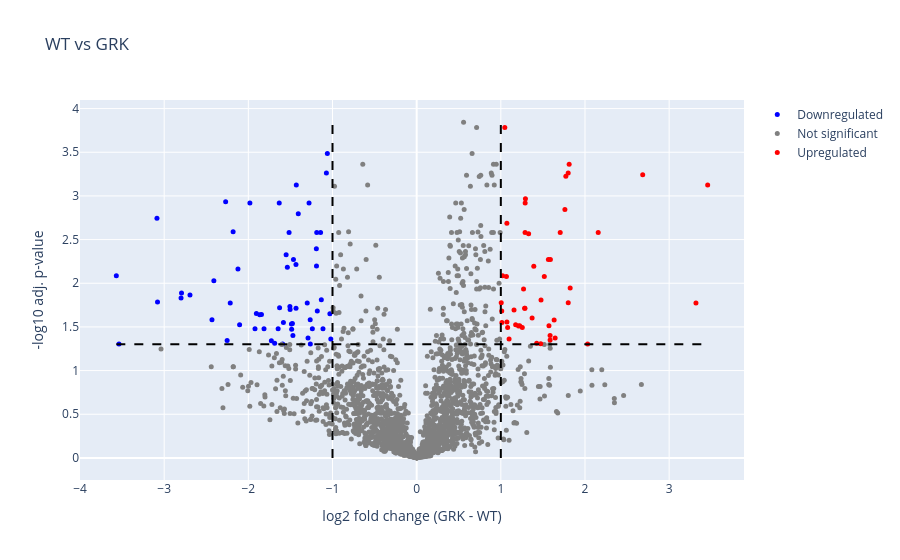

This figure's notebook cell:
### Code cell
fig = volcano_plot(volcano_data, "WT", "GRK")
fig.show()

### Figure 1 — Plotly figure (JSON) as saved in the notebook; plotly's stock layout.template omitted (floating-point values rounded to 4 significant figures; data arrays with more than 128 entries replaced by an {"elided": "..."} marker saying what was removed)
{"data": [{"hoverinfo": "text", "marker": {"color": "blue", "size": 5}, "mode": "markers", "name": "Downregulated", "text": ["E9PAV3 (5 sites)<br>E9PAV3~NACA_S2014_M1;E9PAV3~NACA_S2029_M1;E9PAV3~NACA_T2020_M1;E9PAV3~NACA_T2022_M1;E9PAV3~NACA_T202 ...", "O00291 (4 sites)<br>O00291~HIP1_S319_M1;O00291~HIP1_S320_M1;O00291~HIP1_S323_M1;O00291~HIP1_S86_M1", "O43474 (8 sites)<br>O43474~KLF4_S234_M1;O43474~KLF4_S236_M1;O43474~KLF4_S240_M1;O43474~KLF4_S244_M1;O43474~KLF4_S246_M1; ...", "O43493 (5 sites)<br>O43493~TGOLN2_S298_M1;O43493~TGOLN2_S70_M1;O43493~TGOLN2_S71_M1;O43493~TGOLN2_T296_M1;O43493~TGOLN2_ ...", "O60256 (1 sites)<br>O60256~PRPSAP2_S227_M1", "O60264 (3 sites)<br>O60264~SMARCA5_S116_M1;O60264~SMARCA5_S32_M1;O60264~SMARCA5_S66_M1", "P07196 (3 sites)<br>P07196~NEFL_S472_M1;P07196~NEFL_Y43_M1;P07196~NEFL_Y57_M1", "P07197 (28 sites)<br>P07197~NEFM_S28_M1;P07197~NEFM_S30_M1;P07197~NEFM_S32_M1;P07197~NEFM_S33_M1;P07197~NEFM_S346_M1;P071 ...", "P08174 (1 sites)<br>P08174~CD55_Y224_M1", "P11274 (7 sites)<br>P11274~BCR_S122_M1;P11274~BCR_S215_M1;P11274~BCR_S459_M1;P11274~BCR_S461_M1;P11274~BCR_S462_M1;P1127 ...", "P11717 (6 sites)<br>P11717~IGF2R_S2400_M1;P11717~IGF2R_S2401_M1;P11717~IGF2R_S2409_M1;P11717~IGF2R_S2440_M1;P11717~IGF2R ...", "P30305 (1 sites)<br>P30305~CDC25B_S375_M1", "P46937 (5 sites)<br>P46937~YAP1_S109_M1;P46937~YAP1_S340_M1;P46937~YAP1_T110_M1;P46937~YAP1_T114_M1;P46937~YAP1_T337_M1", "P49450 (2 sites)<br>P49450~CENPA_S17_M2;P49450~CENPA_S19_M2", "P78347 (8 sites)<br>P78347~GTF2I_S821_M1;P78347~GTF2I_S823_M1;P78347~GTF2I_S830_M1;P78347~GTF2I_S831_M1;P78347~GTF2I_S83 ...", "Q01970 (11 sites)<br>Q01970~PLCB3_S192_M1;Q01970~PLCB3_S537_M1;Q01970~PLCB3_S926_M1;Q01970~PLCB3_S929_M1;Q01970~PLCB3_S93 ...", "Q02952 (34 sites)<br>Q02952~AKAP12_S1295_M1;Q02952~AKAP12_S1331_M1;Q02952~AKAP12_S1390_M1;Q02952~AKAP12_S1391_M1;Q02952~A ...", "Q09472 (4 sites)<br>Q09472~EP300_S1038_M1;Q09472~EP300_T887_M1;Q09472~EP300_T890_M1;Q09472~EP300_T891_M1", "Q13523 (15 sites)<br>Q13523~PRP4K_S239_M2;Q13523~PRP4K_S23_M1;Q13523~PRP4K_S241_M2;Q13523~PRP4K_S277_M1;Q13523~PRP4K_S292 ...", "Q13541 (5 sites)<br>Q13541~EIF4EBP1_S65_M1;Q13541~EIF4EBP1_T45_M1;Q13541~EIF4EBP1_T46_M1;Q13541~EIF4EBP1_T50_M1;Q13541~E ...", "Q13542 (3 sites)<br>Q13542~EIF4EBP2_T45_M1;Q13542~EIF4EBP2_T46_M1;Q13542~EIF4EBP2_T70_M1", "Q13596 (1 sites)<br>Q13596~SNX1_S72_M1", "Q13813 (1 sites)<br>Q13813~SPTAN1_S1217_M1", "Q14653 (2 sites)<br>Q14653~IRF3_S173_M1;Q14653~IRF3_S175_M1", "Q2M2Z5 (9 sites)<br>Q2M2Z5~KIZ_S283_M1;Q2M2Z5~KIZ_S436_M1;Q2M2Z5~KIZ_S439_M1;Q2M2Z5~KIZ_S499_M1;Q2M2Z5~KIZ_S503_M1;Q2M2Z ...", "Q58FG0 (2 sites)<br>Q58FG0~HSP90AA5P_S78_M2;Q58FG0~HSP90AA5P_S89_M2", "Q5VUA4 (16 sites)<br>Q5VUA4~ZNF318_S1037_M1;Q5VUA4~ZNF318_S1238_M1;Q5VUA4~ZNF318_S1243_M1;Q5VUA4~ZNF318_S136_M1;Q5VUA4~ZN ...", "Q6P2E9 (13 sites)<br>Q6P2E9~EDC4_S104_M1;Q6P2E9~EDC4_S729_M1;Q6P2E9~EDC4_S734_M1;Q6P2E9~EDC4_S735_M1;Q6P2E9~EDC4_S737_M1; ...", "Q6P3S6 (7 sites)<br>Q6P3S6~FBXO42_S583_M1;Q6P3S6~FBXO42_S584_M1;Q6P3S6~FBXO42_S587_M1;Q6P3S6~FBXO42_S590_M1;Q6P3S6~FBXO4 ...", "Q6PFW1 (2 sites)<br>Q6PFW1~PPIP5K1_S964_M1;Q6PFW1~PPIP5K1_T963_M1", "Q6ZRI6 (6 sites)<br>Q6ZRI6~C15orf39_S203_M1;Q6ZRI6~C15orf39_S206_M1;Q6ZRI6~C15orf39_S208_M1;Q6ZRI6~C15orf39_S299_M1;Q6ZR ...", "Q7L2J0 (9 sites)<br>Q7L2J0~MEPCE_S240_M1;Q7L2J0~MEPCE_S254_M1;Q7L2J0~MEPCE_S330_M1;Q7L2J0~MEPCE_S60_M1;Q7L2J0~MEPCE_S69_ ...", "Q7Z422 (3 sites)<br>Q7Z422~SZRD1_S37_M1;Q7Z422~SZRD1_S39_M1;Q7Z422~SZRD1_S51_M1", "Q8IX15 (2 sites)<br>Q8IX15~HOMEZ_S429_M1;Q8IX15~HOMEZ_T437_M1", "Q8IXQ4 (1 sites)<br>Q8IXQ4~GPALPP1_S105_M1", "Q8IY63 (5 sites)<br>Q8IY63~AMOTL1_S720_M1;Q8IY63~AMOTL1_S809_M1;Q8IY63~AMOTL1_S812_M1;Q8IY63~AMOTL1_T808_M1;Q8IY63~AMOTL ...", "Q8IZL8 (7 sites)<br>Q8IZL8~PELP1_S481_M1;Q8IZL8~PELP1_S485_M1;Q8IZL8~PELP1_S734_M1;Q8IZL8~PELP1_S743_M1;Q8IZL8~PELP1_T48 ...", "Q8TDD1 (7 sites)<br>Q8TDD1~DDX54_S71_M1;Q8TDD1~DDX54_S75_M1;Q8TDD1~DDX54_S782_M1;Q8TDD1~DDX54_T67_M1;Q8TDD1~DDX54_T70_M1 ...", "Q8WUZ0 (8 sites)<br>Q8WUZ0~BCL7C_S100_M1;Q8WUZ0~BCL7C_S106_M1;Q8WUZ0~BCL7C_S114_M1;Q8WUZ0~BCL7C_S122_M1;Q8WUZ0~BCL7C_S12 ...", "Q92508 (3 sites)<br>Q92508~PIEZO1_S1619_M1;Q92508~PIEZO1_S1621_M1;Q92508~PIEZO1_S1646_M1", "Q92769 (1 sites)<br>Q92769~HDAC2_S394_M1", "Q92922 (4 sites)<br>Q92922~SMARCC1_S310_M1;Q92922~SMARCC1_S328_M2;Q92922~SMARCC1_S330_M2;Q92922~SMARCC1_S573_M1", "Q96B36 (9 sites)<br>Q96B36~AKT1S1_S183_M1;Q96B36~AKT1S1_S187_M1;Q96B36~AKT1S1_S212_M1;Q96B36~AKT1S1_S88_M1;Q96B36~AKT1S1 ...", "Q96FS4 (6 sites)<br>Q96FS4~SIPA1_S53_M1;Q96FS4~SIPA1_S55_M1;Q96FS4~SIPA1_S870_M1;Q96FS4~SIPA1_S884_M1;Q96FS4~SIPA1_S886_ ...", "Q96JI7 (5 sites)<br>Q96JI7~SPG11_S1827_M1;Q96JI7~SPG11_S1833_M1;Q96JI7~SPG11_S1836_M1;Q96JI7~SPG11_S1955_M1;Q96JI7~SPG11 ...", "Q96P16 (2 sites)<br>Q96P16~RPRD1A_S153_M1;Q96P16~RPRD1A_S156_M1", "Q96QT4 (6 sites)<br>Q96QT4~TRPM7_S1404_M1;Q96QT4~TRPM7_S1569_M1;Q96QT4~TRPM7_S1842_M1;Q96QT4~TRPM7_S1851_M1;Q96QT4~TRPM7 ...", "Q96QU8 (11 sites)<br>Q96QU8~XPO6_S199_M1;Q96QU8~XPO6_S208_M1;Q96QU8~XPO6_S211_M1;Q96QU8~XPO6_S214_M1;Q96QU8~XPO6_S219_M1; ...", "Q99767 (2 sites)<br>Q99767~APBA2_S478_M1;Q99767~APBA2_S480_M1", "Q9BZL6 (10 sites)<br>Q9BZL6~PRKD2_S197_M1;Q9BZL6~PRKD2_S198_M1;Q9BZL6~PRKD2_S200_M1;Q9BZL6~PRKD2_S212_M1;Q9BZL6~PRKD2_S21 ...", "Q9GZR7 (2 sites)<br>Q9GZR7~DDX24_S287_M1;Q9GZR7~DDX24_T285_M1", "Q9H9C1 (4 sites)<br>Q9H9C1~VIPAS39_S121_M1;Q9H9C1~VIPAS39_S124_M1;Q9H9C1~VIPAS39_T117_M1;Q9H9C1~VIPAS39_T132_M1", "Q9H9P5 (4 sites)<br>Q9H9P5~UNKL_S13_M1;Q9H9P5~UNKL_S15_M1;Q9H9P5~UNKL_T19_M1;Q9H9P5~UNKL_T23_M1", "Q9NQC7 (6 sites)<br>Q9NQC7~CYLD_S387_M1;Q9NQC7~CYLD_S392_M1;Q9NQC7~CYLD_S398_M1;Q9NQC7~CYLD_S399_M1;Q9NQC7~CYLD_T389_M1; ...", "Q9P260 (5 sites)<br>Q9P260~RELCH_S170_M1;Q9P260~RELCH_S180_M1;Q9P260~RELCH_S182_M1;Q9P260~RELCH_S453_M1;Q9P260~RELCH_S54 ...", "Q9UJX2 (7 sites)<br>Q9UJX2~CDC23_S576_M1;Q9UJX2~CDC23_S578_M1;Q9UJX2~CDC23_T562_M1;Q9UJX2~CDC23_T564_M1;Q9UJX2~CDC23_T56 ...", "Q9ULT8 (7 sites)<br>Q9ULT8~HECTD1_S1485_M1;Q9ULT8~HECTD1_S1569_M1;Q9ULT8~HECTD1_S1570_M1;Q9ULT8~HECTD1_S1571_M1;Q9ULT8~H ...", "Q9Y478 (2 sites)<br>Q9Y478~PRKAB1_S108_M1;Q9Y478~PRKAB1_S177_M1", "Q9Y4G8 (6 sites)<br>Q9Y4G8~RAPGEF2_S1080_M1;Q9Y4G8~RAPGEF2_S592_M1;Q9Y4G8~RAPGEF2_S935_M1;Q9Y4G8~RAPGEF2_T581_M1;Q9Y4G8~ ..."], "type": "scatter", "x": [-1.921, -2.432, -1.265, -1.583, -2.124, -1.504, -1.633, -1.061, -3.086, -1.537, -1.844, -2.215, -1.407, -1.865, -1.133, -1.073, -1.192, -2.794, -1.464, -1.434, -2.104, -1.239, -1.905, -1.629, -1.687, -1.434, -1.02, -1.551, -3.079, -1.506, -1.113, -1.031, -1.301, -1.264, -1.291, -1.488, -1.181, -3.569, -2.41, -2.181, -2.252, -2.27, -1.279, -1.646, -2.693, -1.982, -1.516, -1.814, -1.476, -1.142, -1.593, -1.727, -1.471, -2.8, -1.486, -3.537, -1.187, -1.43, -1.19], "y": [1.478, 1.583, 1.583, 1.551, 2.164, 1.7, 2.919, 3.487, 2.744, 2.182, 1.643, 1.775, 2.796, 1.638, 1.811, 3.262, 2.395, 1.888, 2.271, 2.215, 1.524, 1.479, 1.654, 1.719, 1.313, 1.713, 1.361, 2.326, 1.784, 1.733, 1.479, 1.65, 1.775, 1.305, 1.374, 1.533, 1.682, 2.086, 2.028, 2.589, 1.344, 2.933, 2.919, 1.479, 1.866, 2.919, 2.58, 1.478, 1.539, 2.58, 1.305, 1.341, 1.401, 1.831, 1.473, 1.305, 2.58, 3.125, 2.198]}, {"hoverinfo": "text", "marker": {"color": "gray", "size": 5}, "mode": "markers", "name": "Not significant", "text": {"elided": "2064 str values"}, "type": "scatter", "x": {"elided": "2064 float values"}, "y": {"elided": "2064 float values"}}, {"hoverinfo": "text", "marker": {"color": "red", "size": 5}, "mode": "markers", "name": "Upregulated", "text": ["G9CGD6 (2 sites)<br>G9CGD6~CNK3/IPCEF1_S381_M1;G9CGD6~CNK3/IPCEF1_S383_M1", "O00267 (2 sites)<br>O00267~SUPT5H_S666_M1;O00267~SUPT5H_T806_M1", "O60566 (2 sites)<br>O60566~BUB1B_S543_M1;O60566~BUB1B_S670_M1", "O75643 (1 sites)<br>O75643~SNRNP200_Y1340_M1", "O75962 (5 sites)<br>O75962~TRIO_S2429_M1;O75962~TRIO_S2455_M1;O75962~TRIO_S2459_M1;O75962~TRIO_S2462_M1;O75962~TRIO_S246 ...", "P05412 (3 sites)<br>P05412~JUN_S63_M1;P05412~JUN_S73_M1;P05412~JUN_T62_M1", "P12931 (3 sites)<br>P12931~SRC_S17_M1;P12931~SRC_S75_M1;P12931~SRC_T74_M1", "P12956 (3 sites)<br>P12956~XRCC6_S306_M1;P12956~XRCC6_T302_M1;P12956~XRCC6_T305_M1", "P22314 (2 sites)<br>P22314~UBA1_S13_M1;P22314~UBA1_S46_M1", "P30050 (1 sites)<br>P30050~RPL12_S38_M1", "P31689 (1 sites)<br>P31689~DNAJA1_S335_M1", "P33993 (2 sites)<br>P33993~MCM7_S365_M1;P33993~MCM7_S500_M1", "P41162 (4 sites)<br>P41162~ETV3_S139_M1;P41162~ETV3_S147_M1;P41162~ETV3_S148_M1;P41162~ETV3_T145_M1", "P46019 (1 sites)<br>P46019~PHKA2_S1015_M1", "P46379 (15 sites)<br>P46379~BAG6_S100_M1;P46379~BAG6_S104_M1;P46379~BAG6_S106_M1;P46379~BAG6_S1081_M1;P46379~BAG6_S1117_M ...", "P51812 (3 sites)<br>P51812~RPS6KA3_S227_M1;P51812~RPS6KA3_S369_M1;P51812~RPS6KA3_S715_M1", "Q01813 (2 sites)<br>Q01813~PFKP_S386_M1;Q01813~PFKP_T187_M1", "Q14166 (3 sites)<br>Q14166~TTLL12_S15_M1;Q14166~TTLL12_S16_M1;Q14166~TTLL12_T20_M1", "Q14188 (6 sites)<br>Q14188~TFDP2_S24_M1;Q14188~TFDP2_S38_M1;Q14188~TFDP2_S42_M1;Q14188~TFDP2_T26_M1;Q14188~TFDP2_T40_M1; ...", "Q14692 (3 sites)<br>Q14692~BMS1_S552_M1;Q14692~BMS1_S639_M1;Q14692~BMS1_T638_M1", "Q15942 (13 sites)<br>Q15942~ZYX_S202_M1;Q15942~ZYX_S204_M1;Q15942~ZYX_S205_M1;Q15942~ZYX_S206_M1;Q15942~ZYX_S218_M1;Q1594 ...", "Q17RY0 (3 sites)<br>Q17RY0~CPEB4_S97_M1;Q17RY0~CPEB4_S99_M1;Q17RY0~CPEB4_T110_M1", "Q5SNT2 (4 sites)<br>Q5SNT2~TMEM201_S441_M1;Q5SNT2~TMEM201_S454_M1;Q5SNT2~TMEM201_T440_M1;Q5SNT2~TMEM201_T457_M1", "Q676U5 (4 sites)<br>Q676U5~ATG16L1_S287_M1;Q676U5~ATG16L1_S289_M1;Q676U5~ATG16L1_S290_M1;Q676U5~ATG16L1_T300_M1", "Q6PCE3 (1 sites)<br>Q6PCE3~PGM2L1_S175_M1", "Q7Z3C6 (2 sites)<br>Q7Z3C6~ATG9A_S654_M1;Q7Z3C6~ATG9A_S656_M1", "Q86WP2 (1 sites)<br>Q86WP2~GPBP1_S49_M1", "Q8WX92 (3 sites)<br>Q8WX92~NELFB_S557_M1;Q8WX92~NELFB_S573_M1;Q8WX92~NELFB_T564_M1", "Q92870 (3 sites)<br>Q92870~APBB2_S123_M1;Q92870~APBB2_S227_M1;Q92870~APBB2_T125_M1", "Q96BD0 (1 sites)<br>Q96BD0~SLCO4A1_S40_M1", "Q96PE2 (2 sites)<br>Q96PE2~ARHGEF17_S418_M1;Q96PE2~ARHGEF17_S420_M1", "Q99638 (5 sites)<br>Q99638~RAD9A_S270_M1;Q99638~RAD9A_S277_M1;Q99638~RAD9A_S324_M1;Q99638~RAD9A_S326_M1;Q99638~RAD9A_S32 ...", "Q9BQG0 (10 sites)<br>Q9BQG0~MYBBP1A_S1163_M1;Q9BQG0~MYBBP1A_S11_M1;Q9BQG0~MYBBP1A_S1241_M1;Q9BQG0~MYBBP1A_S1259_M1;Q9BQG0 ...", "Q9BTE7 (1 sites)<br>Q9BTE7~DCUN1D5_S9_M1", "Q9BVC5 (9 sites)<br>Q9BVC5~C2orf49_S145_M1;Q9BVC5~C2orf49_S146_M1;Q9BVC5~C2orf49_S147_M1;Q9BVC5~C2orf49_S148_M1;Q9BVC5~C ...", "Q9BWH2 (1 sites)<br>Q9BWH2~FUNDC2_S151_M1", "Q9H009 (1 sites)<br>Q9H009~NACA2_T214_M1", "Q9H3H1 (3 sites)<br>Q9H3H1~TRIT1_S439_M1;Q9H3H1~TRIT1_S443_M1;Q9H3H1~TRIT1_S455_M1", "Q9H7D0 (2 sites)<br>Q9H7D0~DOCK5_S1834_M1;Q9H7D0~DOCK5_T1835_M1", "Q9NRY5 (4 sites)<br>Q9NRY5~FAM114A2_S145_M1;Q9NRY5~FAM114A2_S146_M1;Q9NRY5~FAM114A2_S156_M1;Q9NRY5~FAM114A2_S159_M1", "Q9NSK0 (5 sites)<br>Q9NSK0~KLC4_S460_M1;Q9NSK0~KLC4_S565_M1;Q9NSK0~KLC4_S590_M1;Q9NSK0~KLC4_S598_M1;Q9NSK0~KLC4_Y593_M1", "Q9UBP0 (1 sites)<br>Q9UBP0~SPAST_S245_M1", "Q9UK58 (8 sites)<br>Q9UK58~CCNL1_S329_M1;Q9UK58~CCNL1_S335_M1;Q9UK58~CCNL1_S338_M1;Q9UK58~CCNL1_S341_M1;Q9UK58~CCNL1_S34 ...", "Q9UKM9 (1 sites)<br>Q9UKM9~RALY_S135_M1", "Q9ULW0 (7 sites)<br>Q9ULW0~TPX2_S486_M1;Q9ULW0~TPX2_S652_M1;Q9ULW0~TPX2_S654_M1;Q9ULW0~TPX2_S738_M1;Q9ULW0~TPX2_T369_M1; ...", "Q9UNL2 (1 sites)<br>Q9UNL2~SSR3_S105_M1", "Q9Y3Z3 (1 sites)<br>Q9Y3Z3~SAMHD1_T592_M1"], "type": "scatter", "x": [1.067, 1.011, 1.773, 1.477, 1.005, 1.292, 1.824, 1.21, 1.157, 1.072, 1.474, 1.633, 1.224, 2.031, 1.392, 1.517, 2.157, 3.458, 1.081, 1.287, 1.072, 1.289, 1.565, 1.372, 1.812, 1.288, 1.176, 1.33, 1.283, 1.706, 1.585, 1.098, 1.589, 1.013, 1.047, 1.8, 1.761, 1.426, 1.572, 1.585, 1.27, 1.645, 1.021, 3.318, 1.255, 2.686, 1.801], "y": [2.077, 1.682, 3.224, 1.808, 1.778, 2.968, 1.946, 1.509, 1.695, 1.556, 1.307, 1.578, 1.513, 1.305, 2.193, 2.077, 2.58, 3.125, 1.493, 1.713, 2.687, 2.919, 2.271, 1.602, 3.364, 2.58, 1.524, 2.567, 1.713, 2.58, 1.351, 1.361, 2.271, 1.551, 3.783, 3.262, 2.843, 1.313, 1.513, 1.402, 1.935, 1.374, 2.087, 1.775, 1.492, 3.242, 1.778]}], "layout": {"hovermode": "closest", "shapes": [{"line": {"color": "black", "dash": "dash"}, "type": "line", "x0": 1, "x1": 1, "y0": 0, "y1": 3.845}, {"line": {"color": "black", "dash": "dash"}, "type": "line", "x0": -1, "x1": -1, "y0": 0, "y1": 3.845}, {"line": {"color": "black", "dash": "dash"}, "type": "line", "x0": -3.569, "x1": 3.458, "y0": 1.301, "y1": 1.301}], "title": {"text": "WT vs GRK"}, "xaxis": {"title": {"text": "log2 fold change (GRK - WT)"}}, "yaxis": {"title": {"text": "-log10 adj. p-value"}}}}
